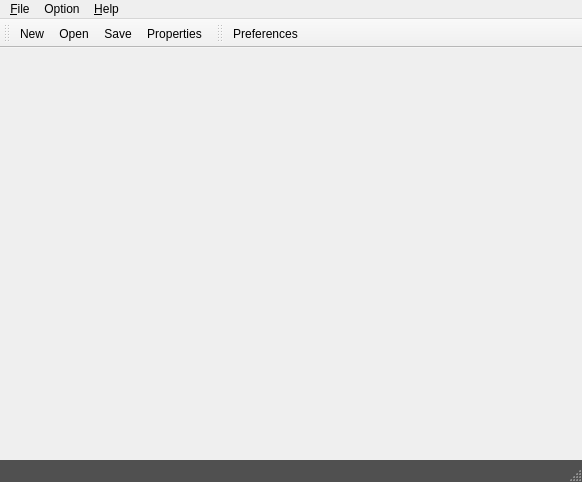
<?xml version="1.0" encoding="UTF-8"?>
<ui version="4.0">
 <class>MainWindow</class>
 <widget class="QMainWindow" name="MainWindow">
  <property name="geometry">
   <rect>
    <x>0</x>
    <y>0</y>
    <width>582</width>
    <height>482</height>
   </rect>
  </property>
  <property name="windowTitle">
   <string>MainWindow</string>
  </property>
  <property name="styleSheet">
   <string notr="true"/>
  </property>
  <widget class="QWidget" name="centralwidget">
   <layout class="QVBoxLayout" name="verticalLayout">
    <property name="leftMargin">
     <number>0</number>
    </property>
    <property name="topMargin">
     <number>0</number>
    </property>
    <property name="rightMargin">
     <number>0</number>
    </property>
    <property name="bottomMargin">
     <number>0</number>
    </property>
   </layout>
  </widget>
  <widget class="QMenuBar" name="menubar">
   <property name="geometry">
    <rect>
     <x>0</x>
     <y>0</y>
     <width>582</width>
     <height>21</height>
    </rect>
   </property>
   <widget class="QMenu" name="menu_File">
    <property name="title">
     <string>&amp;File</string>
    </property>
    <addaction name="action_New"/>
    <addaction name="action_Open"/>
    <addaction name="action_Save"/>
    <addaction name="action_SaveAs"/>
    <addaction name="separator"/>
    <addaction name="action_Properties"/>
    <addaction name="separator"/>
    <addaction name="action_Exit"/>
   </widget>
   <widget class="QMenu" name="menu_Help">
    <property name="title">
     <string>&amp;Help</string>
    </property>
    <addaction name="action_About"/>
    <addaction name="action_AboutQt"/>
   </widget>
   <widget class="QMenu" name="menuOption">
    <property name="title">
     <string>Option</string>
    </property>
    <addaction name="action_Preferences"/>
   </widget>
   <addaction name="menu_File"/>
   <addaction name="menuOption"/>
   <addaction name="menu_Help"/>
  </widget>
  <widget class="QStatusBar" name="statusbar">
   <property name="styleSheet">
    <string notr="true">QStatusBar {
    background-color: rgb(80, 80, 80);
	color: rgb(255, 255, 255);
}</string>
   </property>
  </widget>
  <widget class="QToolBar" name="fileBar">
   <property name="windowTitle">
    <string>File toolbar</string>
   </property>
   <attribute name="toolBarArea">
    <enum>TopToolBarArea</enum>
   </attribute>
   <attribute name="toolBarBreak">
    <bool>false</bool>
   </attribute>
   <addaction name="action_New"/>
   <addaction name="action_Open"/>
   <addaction name="action_Save"/>
   <addaction name="action_Properties"/>
  </widget>
  <widget class="QToolBar" name="viewBar">
   <property name="windowTitle">
    <string>View toolbar</string>
   </property>
   <attribute name="toolBarArea">
    <enum>TopToolBarArea</enum>
   </attribute>
   <attribute name="toolBarBreak">
    <bool>false</bool>
   </attribute>
   <addaction name="action_Preferences"/>
  </widget>
  <action name="action_Open">
   <property name="icon">
    <iconset resource="resources.qrc">
     <normaloff>:/icons/merkaartor-actions/document_open.png</normaloff>:/icons/merkaartor-actions/document_open.png</iconset>
   </property>
   <property name="text">
    <string>&amp;Open...</string>
   </property>
   <property name="toolTip">
    <string>Open</string>
   </property>
  </action>
  <action name="action_Exit">
   <property name="text">
    <string>E&amp;xit</string>
   </property>
  </action>
  <action name="action_Preferences">
   <property name="icon">
    <iconset resource="resources.qrc">
     <normaloff>:/icons/merkaartor-actions/preferences.png</normaloff>:/icons/merkaartor-actions/preferences.png</iconset>
   </property>
   <property name="text">
    <string>&amp;Preferences...</string>
   </property>
  </action>
  <action name="action_AboutQt">
   <property name="text">
    <string>About Qt...</string>
   </property>
  </action>
  <action name="action_About">
   <property name="text">
    <string>About CNC-MC...</string>
   </property>
   <property name="toolTip">
    <string>About AGE Editor</string>
   </property>
  </action>
  <action name="action_New">
   <property name="icon">
    <iconset resource="resources.qrc">
     <normaloff>:/icons/merkaartor-actions/document_new.png</normaloff>:/icons/merkaartor-actions/document_new.png</iconset>
   </property>
   <property name="text">
    <string>&amp;New</string>
   </property>
  </action>
  <action name="action_Save">
   <property name="icon">
    <iconset resource="resources.qrc">
     <normaloff>:/icons/merkaartor-actions/save.png</normaloff>:/icons/merkaartor-actions/save.png</iconset>
   </property>
   <property name="text">
    <string>&amp;Save</string>
   </property>
   <property name="toolTip">
    <string>Save</string>
   </property>
  </action>
  <action name="action_SaveAs">
   <property name="icon">
    <iconset resource="resources.qrc">
     <normaloff>:/icons/merkaartor-actions/save.png</normaloff>:/icons/merkaartor-actions/save.png</iconset>
   </property>
   <property name="text">
    <string>Save &amp;As...</string>
   </property>
   <property name="toolTip">
    <string>Save As</string>
   </property>
  </action>
  <action name="action_Properties">
   <property name="icon">
    <iconset resource="resources.qrc">
     <normaloff>:/icons/merkaartor-actions/upload.png</normaloff>:/icons/merkaartor-actions/upload.png</iconset>
   </property>
   <property name="text">
    <string>Properties...</string>
   </property>
  </action>
 </widget>
 <resources>
  <include location="resources.qrc"/>
 </resources>
 <connections/>
</ui>
